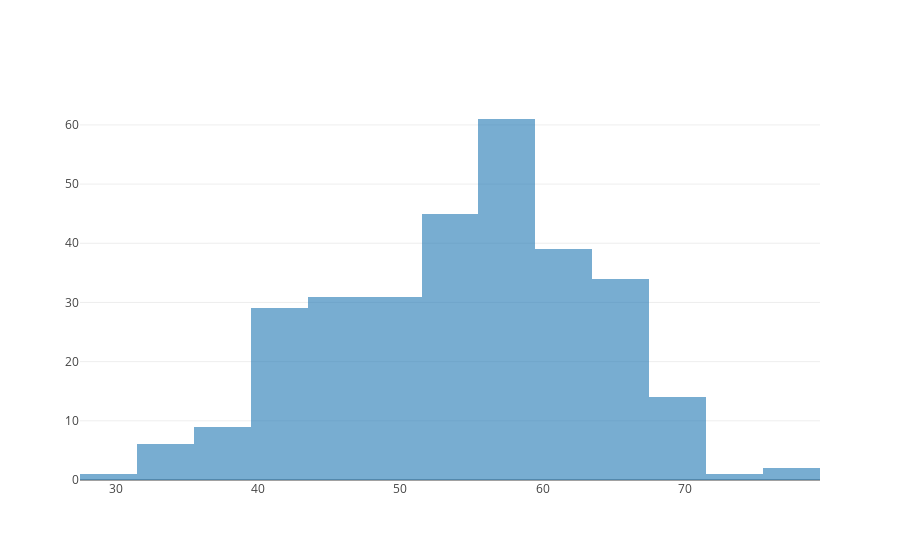

Write notebook code for a chart like this one.
### Markdown cell above
**Let's draw a histogram for the "Age" feature**

### Code cell
age = df['age']
layout = go.Layout(barmode='overlay')
data = go.Histogram(x=age, opacity=0.6, xbins={'size': 4})
fig = go.Figure(data=[data], layout=layout)
py.offline.iplot(fig)

### Figure 1 — Plotly figure (JSON) as saved in the notebook; plotly's stock layout.template omitted (floating-point values rounded to 4 significant figures; data arrays with more than 128 entries replaced by an {"elided": "..."} marker saying what was removed)
{"data": [{"opacity": 0.6, "type": "histogram", "uid": "0c2af1b8-284a-43bc-ab29-c8a66c28a1dc", "x": {"elided": "303 int values"}, "xbins": {"size": 4}}], "layout": {"autosize": true, "barmode": "overlay", "xaxis": {"autorange": true, "range": [27.5, 79.5], "type": "linear"}, "yaxis": {"autorange": true, "range": [0, 64.21]}}}
